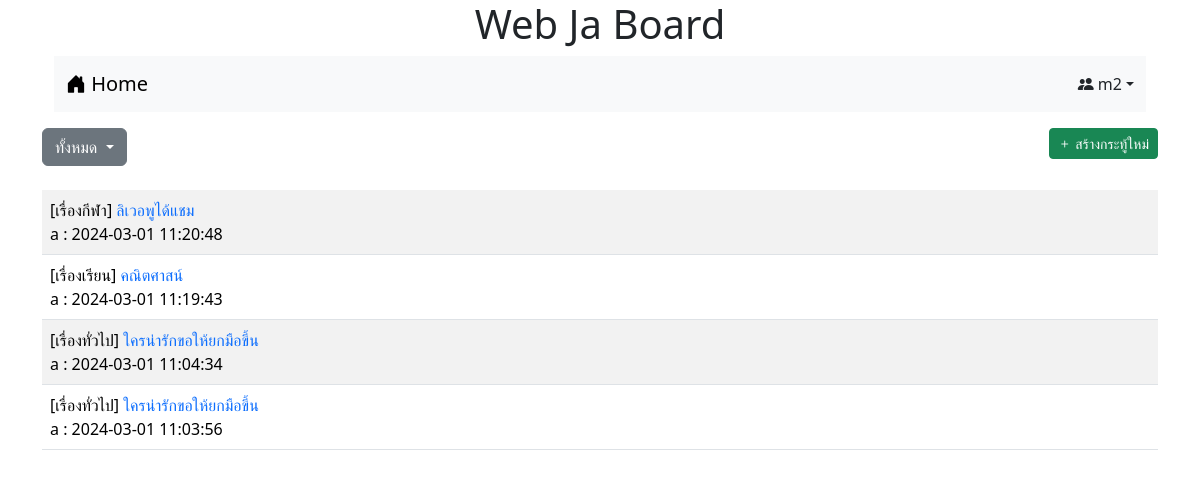
The page /index.php (signed in) on the database its author committed.
### tables this page shows
CREATE TABLE `post` (
  `id` int(11) NOT NULL,
  `title` varchar(128) NOT NULL,
  `content` varchar(2048) NOT NULL,
  `post_date` datetime NOT NULL,
  `cat_id` int(11) NOT NULL,
  `user_id` int(11) NOT NULL
);

CREATE TABLE `category` (
  `id` int(11) NOT NULL,
  `name` varchar(32) NOT NULL
);

CREATE TABLE `user` (
  `id` int(11) NOT NULL,
  `login` varchar(32) NOT NULL,
  `password` varchar(64) NOT NULL,
  `name` varchar(64) NOT NULL,
  `gender` char(1) NOT NULL,
  `email` varchar(32) NOT NULL,
  `role` char(1) NOT NULL
);

### index.php (the view, shortened to what this page needs)
<!DOCTYPE html>
<html lang="en">
<head>
    <link href="https://cdn.jsdelivr.net/npm/bootstrap@5.3.2/dist/css/bootstrap.min.css" rel="stylesheet">
    <link rel="stylesheet" href="https://cdn.jsdelivr.net/npm/bootstrap-icons@1.11.3/font/bootstrap-icons.min.css">
</head>
<body>
<div class="container - lg">
    <h1 style="text-align: center;">Web Ja Board</h1>
    <form action="post.php" method="get">
        <div class="container-fluid">
            <nav class="navbar bg-body-tertiary">
                <div class="container-fluid">
                    <a class="navbar-brand" href="index.php"><i class="bi bi-house-door-fill"></i> Home</a>
                    <form class="d-flex"><?php if(!isset($_SESSION['id'])) { ?>
                        <a href="login.php" class="navbar-brand"><i class="bi bi-box-arrow-in-left"></i> เข้าสู่ระบบ</a>
                            <?php  }else { ?>
                                <nav class="nav-item dropdown">
                                <a class="nav-link dropdown-toggle" href="#" role="button" data-bs-toggle="dropdown" aria-expanded="false"><?php echo "<i class='bi bi-people-fill'></i> $_SESSION[username]" ?></a>
                            </nav>
                                <?php }?>
                    </form>
                </div>
            </nav>
        </div>
    <div class="mt-3 d-flex justify-content-between">
    <div class="dropdown-center">
        <button class="btn btn-secondary dropdown-toggle" type="button" data-bs-toggle="dropdown" aria-expanded="false">ทั้งหมด </button>
                    </div>
        <?php if(isset($_SESSION['id'])) {?>
        <div >  <a href="newpost.php" class="btn btn-success btn-sm "><i class="bi bi-plus"></i> สร้างกระทู้ใหม่</a> </div>
        <?php }?>
    </div>
    <table class="table table-striped mt-4">
    <?php
         $conn=new PDO("mysql:host=localhost;dbname=webboard;charset=utf8","root","");
         $sql="SELECT t3.name,t1.title,t1.id,t2.login,t1.post_date FROM post as t1
         INNER JOIN user as t2 ON (T1.user_id=t2.id)
         INNER JOIN category as t3 ON (T1.cat_id=t3.id) ORDER BY t1.post_date DESC";
         $result=$conn->query($sql);
        while($row = $result->fetch()){
            echo"<tr><td>[$row[0]] <a href=post.php?id=$row[2] style=text-decoration:none>$row[1]</a><BR>$row[3] : $row[4]</td></tr>";
        }
        ?>
    </table>
</div>
</body>
</html>

### rows shown on the page
post: category.name "เรื่องกีฬา", title "ลิเวอพูได้แชม", user.login "a", post_date "2024-03-01 11:20:48"
post: category.name "เรื่องเรียน", title "คณิตศาสน์", user.login "a", post_date "2024-03-01 11:19:43"
post: category.name "เรื่องทั่วไป", title "ใครน่ารักขอให้ยกมือขึ้น", user.login "a", post_date "2024-03-01 11:04:34"
post: category.name "เรื่องทั่วไป", title "ใครน่ารักขอให้ยกมือขึ้น", user.login "a", post_date "2024-03-01 11:03:56"

### other values the page prints
$_SESSION[username] "m2"
